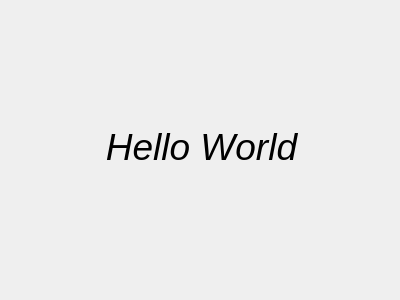
<?xml version="1.0" encoding="UTF-8"?>
<ui version="4.0">
 <class>Dialog</class>
 <widget class="QDialog" name="Dialog">
  <property name="geometry">
   <rect>
    <x>0</x>
    <y>0</y>
    <width>400</width>
    <height>300</height>
   </rect>
  </property>
  <property name="windowTitle">
   <string>Dialog</string>
  </property>
  <widget class="QLabel" name="label">
   <property name="geometry">
    <rect>
     <x>6</x>
     <y>6</y>
     <width>391</width>
     <height>281</height>
    </rect>
   </property>
   <property name="font">
    <font>
     <pointsize>28</pointsize>
     <italic>true</italic>
    </font>
   </property>
   <property name="text">
    <string>Hello World</string>
   </property>
   <property name="alignment">
    <set>Qt::AlignCenter</set>
   </property>
  </widget>
 </widget>
 <resources/>
 <connections/>
</ui>
